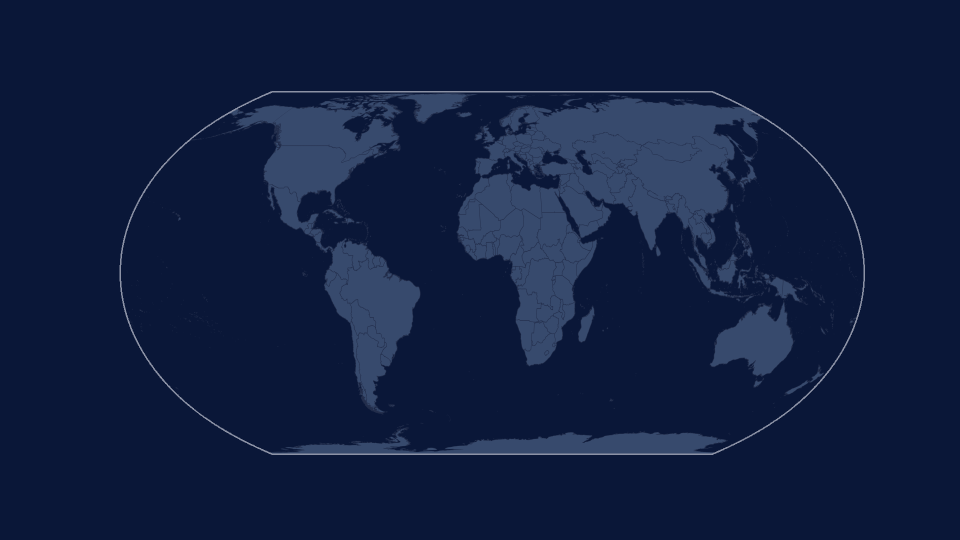
#> input picture animation/poc_warp/warp_1080p_key_0000.png, 1920 x 1080 px (shown at 1/2 size)
$ python -i render_hd.py   (imports and definitions only)
#> lines starting #> are read from the running program, lines starting #| are printed output that depends on the picture
### animation/poc_warp/geo.py
"""Shared geometry helpers: analytic Equal Earth (WGS84, matches PROJ eqearth),
mapping from projected metres to frame pixels, and the frame constants."""
import json
import numpy as np

HERE = __import__("os").path.dirname(__file__)
W, H = 960, 540
A1, A2, A3, A4 = 1.340264, -0.081106, 0.000893, 0.003796
_a = 6378137.0
_f = 1 / 298.257223563
_e2 = _f * (2 - _f)
_e = np.sqrt(_e2)


def _q(sinphi):
    return (1 - _e2) * (sinphi / (1 - _e2 * sinphi ** 2)
                        - np.log((1 - _e * sinphi) / (1 + _e * sinphi)) / (2 * _e))


_qp = _q(1.0)
_Rq = _a * np.sqrt(_qp / 2)


def authalic_lat(lat_deg):
    return np.arcsin(np.clip(_q(np.sin(np.radians(lat_deg))) / _qp, -1, 1))


# [9 lines left out: function equal_earth, not called in this run]


def load_ref_geom():
    with open(f"{HERE}/reference_geom.json") as f:
        return json.load(f)


# [7 lines left out: function ee_to_px, not called in this run]

### animation/poc_warp/render_hd.py
"""HD step 3: render the flat-2D-warp animation (default 1920x1080 @ 30 fps).

Same storyboard / motion design as the POC (render.py), plus:
  * bathymetry: ocean cross-fades from flat pyseas #0a1738 to the shared
    bathymetry style (animation/common/bathy_style.py) after a 1 s hold;
  * minor pieces (parts of an Elastic section that sit on the far side of the
    Equal Earth edge meridian, e.g. the SE Pacific / Antarctic sliver) no longer
    move on their own: a copy attached to their section (Equal Earth extended
    past the edge meridian) fades in while the original fades out, so there are
    no wedges between it and its section;
  * deterministic draw order (one Elastic section drawn on top of the other)
    instead of colour averaging where pieces overlap;
  * short cut-line fragments removed;
  * multiprocessing.

Usage:
  python render_hd.py                          # 1920x1080@30 -> warp_1080p.mp4 + sheet + key frames
  python render_hd.py --width 960 --fps 24 --tex-w 3600 --out warp_540p
  python render_hd.py --frames 0 60 250        # QA: write individual frames to frames_hd/
"""
import argparse
import json
import os
import time
import multiprocessing as mp

import numpy as np
import cv2
import imageio.v2 as imageio
from scipy import ndimage

import geo  # analytic Equal Earth (POC helper)

# ---------------- colours ----------------
OCEAN_BG = np.array([10, 23, 56], np.float32)   # pyseas dark background/ocean (#0a1738)
FINAL_BG = np.array([0, 0, 0], np.float32)
CUT_RGB = (230, 30, 30)
CASING_RGB = (20, 10, 10)
OUTLINE_RGB = (140, 146, 165)

# ---------------- storyboard (seconds) ----------------
T_HOLD0 = 1.0    # hold pyseas default look
T_BATHY = 1.0    # cross-fade flat ocean -> bathymetry
T_PAN = 2.5      # pan central longitude 0 -> pan_lon; background darkens
T_CUTS = 1.5     # fade in cut lines
T_WARP = 5.0     # tear + warp to Elastic-X
T_HOLD1 = 2.5    # hold final
SEGS = np.cumsum([0, T_HOLD0, T_BATHY, T_PAN, T_CUTS, T_WARP, T_HOLD1])
DURATION = SEGS[-1]


# [7 lines left out: function set_storyboard, not called in this run]

A_END, B_START = 0.75, 0.25   # rigid part over [0, A_END], local deformation over [B_START, 1]
SWAP_END = 0.15               # minor-piece crossfade (fraction of warp)
TOP_SECTION = 1               # Elastic section drawn on top where pieces overlap
SEAM_DEG = 20.0               # width of the band around untorn seams where the two sections' motions blend
MIN_CUT_PTS = 40              # drop cut-line fragments shorter than this (~2 deg)


def ease(t):
    t = np.clip(t, 0, 1)
    return t * t * (3 - 2 * t)


def ease2(t):
    t = np.clip(t, 0, 1)
    return t * t * t * (t * (6 * t - 15) + 10)


# [34 lines left out: functions frame_state, weighted_similarity, apply_sim, not called in this run]


class Model:
    # [293 lines left out: functions __init__, ee_px, _ee_raw, _build, _seam_alpha, _rigid and 8 more, not called in this run]


MODEL = None
OPTS = None


def render_frame(i):
    m, o = MODEL, OPTS
    W, H, ss = m.W, m.H, o.ss
    st = frame_state(i, o.fps)
    bg = OCEAN_BG * (1 - st["bg_u"]) + FINAL_BG * st["bg_u"]
    fb = st["bathy"]
    canvas = np.empty((H * ss, W * ss, 3), np.float32)
    canvas[:] = bg
    for idx, P, alpha in m.layers(st):
        if idx is None:
            cf, cb = m.col_flat, m.col_bathy
        else:
            cf, cb = m.col_flat[idx], m.col_bathy[idx]
        if fb <= 0:
            col = cf
        elif fb >= 1:
            col = cb
        else:
            col = cf.astype(np.float32) * (1 - fb) + cb.astype(np.float32) * fb
        colr, cov = splat_layer(P, col, W, H, ss)
        a = (cov * alpha)[..., None]
        canvas = canvas * (1 - a) + colr * a
    img = canvas.reshape(H, ss, W, ss, 3).mean((1, 3))
    scale = H / 540
    if st["warp"] < 0.08:
        img = draw_lines(img, m.outline(), 1 - ease(st["warp"] / 0.08), OUTLINE_RGB, max(1, int(round(scale))))
    lw = max(2, int(round(1.5 * scale)))
    a_main = st["cut_alpha"]
    a_minor = st["cut_alpha"] * ease(st["warp"] / SWAP_END)
    main_l, minor_l = m.cut_lines(st), m.cut_lines(st, minor=True)
    if o.style == "topo":  # thin dark casing so red reads over green/tan/cream
        img = draw_lines(img, main_l, a_main * 0.8, CASING_RGB, lw + 2)
        img = draw_lines(img, minor_l, a_minor * 0.8, CASING_RGB, lw + 2)
    img = draw_lines(img, main_l, a_main, CUT_RGB, lw)
    img = draw_lines(img, minor_l, a_minor, CUT_RGB, lw)
    return np.clip(img + 0.5, 0, 255).astype(np.uint8)


def _init(model, opts):
    global MODEL, OPTS
    MODEL, OPTS = model, opts


# [75 lines left out: functions contact_sheet, main, not called in this run]


# [2 lines not run here, left out]

>>> import cv2
>>> picture = cv2.imread('warp_1080p_key_0000.png', cv2.IMREAD_GRAYSCALE)
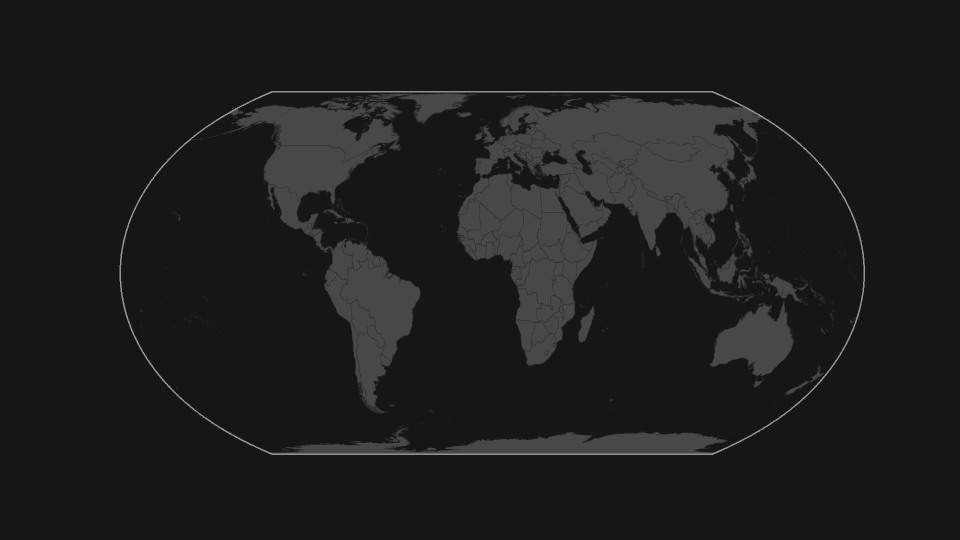
#> picture: shape (1080, 1920) (shown at 1/2 size); min 22, max 146, mean 29.1
#> (the run stopped early here; a loop or call above may not have finished)

$ run again, on animation/poc_warp/warp_1080p_key_0404.png
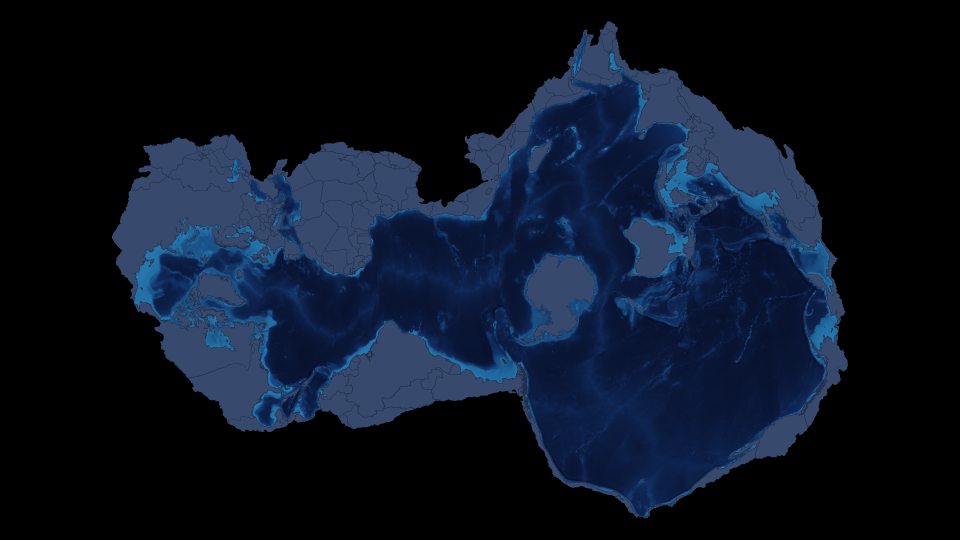
#> input picture animation/poc_warp/warp_1080p_key_0404.png, 1920 x 1080 px (shown at 1/2 size)
#> `picture = cv2.imread('warp_1080p_key_0000.png', cv2.IMREAD_GRAYSCALE)`:
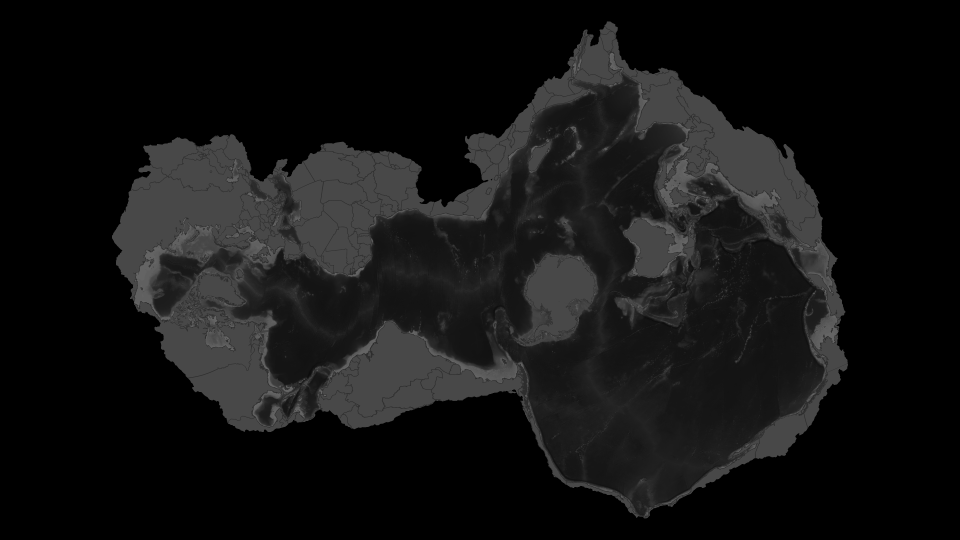
#> picture: shape (1080, 1920) (shown at 1/2 size); min 0, max 147, mean 19

$ run again, on animation/poc_warp/warp_1080p_topo_key_0000.png
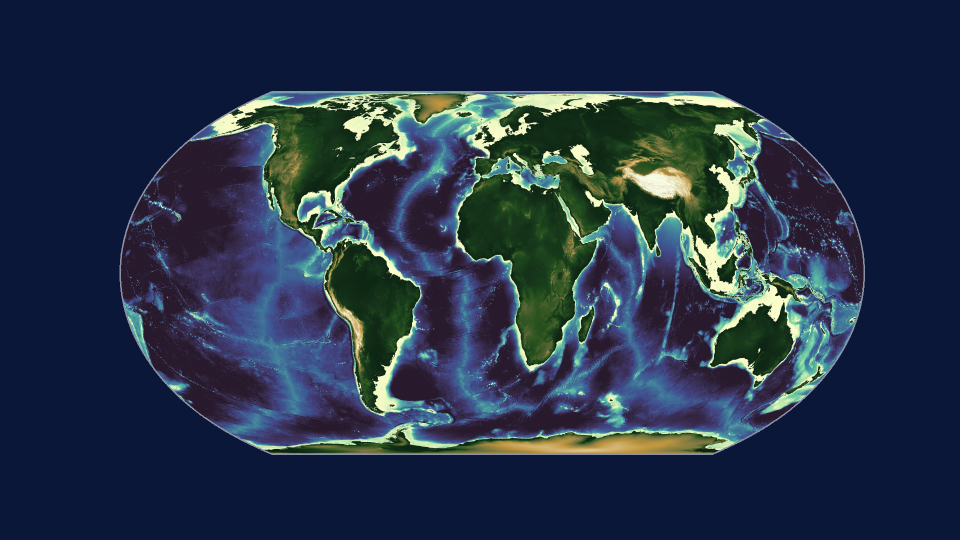
#> input picture animation/poc_warp/warp_1080p_topo_key_0000.png, 1920 x 1080 px (shown at 1/2 size)
#> `picture = cv2.imread('warp_1080p_key_0000.png', cv2.IMREAD_GRAYSCALE)`:
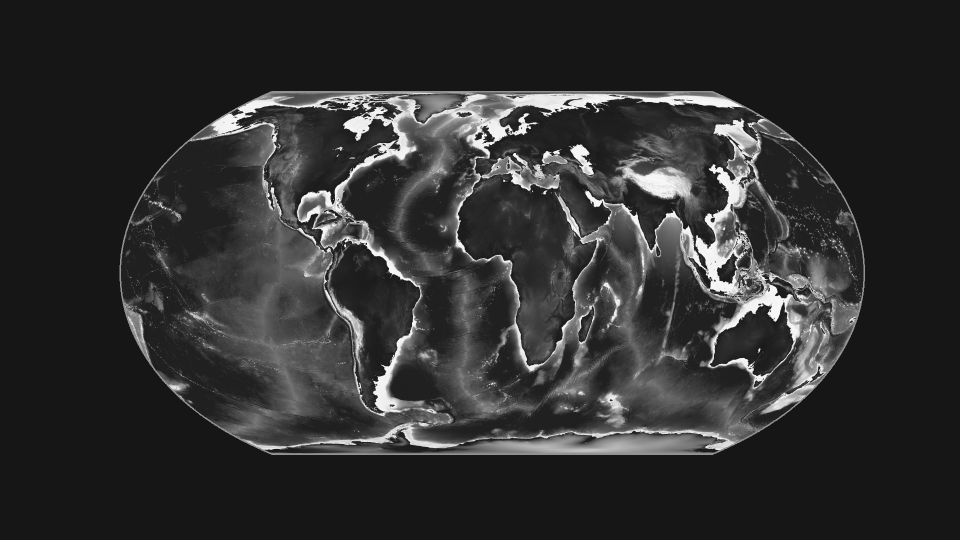
#> picture: shape (1080, 1920) (shown at 1/2 size); min 22, max 253, mean 48.2
